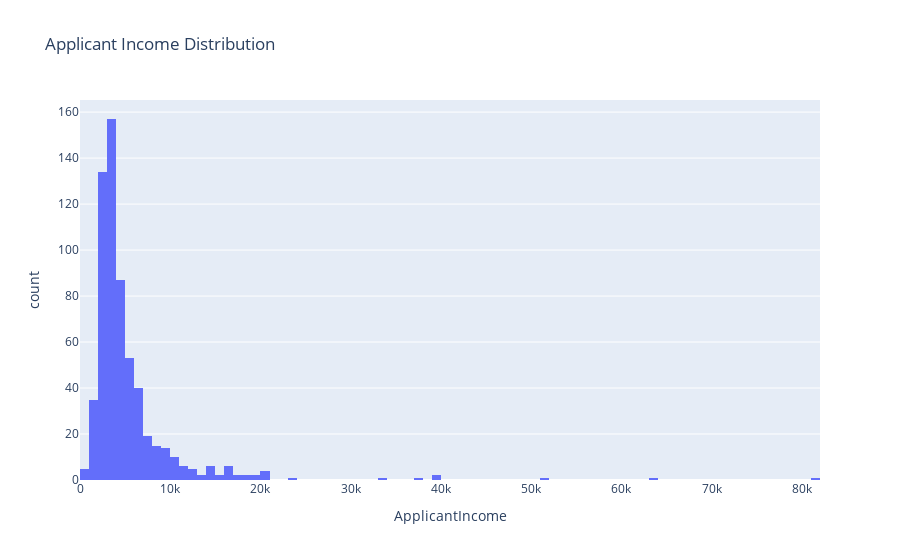

The cell this chart's notebook holds for it:
### Markdown cell above
Now let's have a look at the distribution of the Applicant Income column:

### Code cell
applicant_income = px.histogram(df,x="ApplicantIncome",
                                title="Applicant Income Distribution")
applicant_income.show()

### Figure 1 — Plotly figure (JSON) as saved in the notebook; plotly's stock layout.template omitted (floating-point values rounded to 4 significant figures; data arrays with more than 128 entries replaced by an {"elided": "..."} marker saying what was removed)
{"data": [{"alignmentgroup": "True", "bingroup": "x", "hovertemplate": "ApplicantIncome=%{x}<br>count=%{y}<extra></extra>", "legendgroup": "", "marker": {"color": "#636efa", "pattern": {"shape": ""}}, "name": "", "offsetgroup": "", "orientation": "v", "showlegend": false, "type": "histogram", "x": {"elided": "614 int values"}, "xaxis": "x", "yaxis": "y"}], "layout": {"barmode": "relative", "legend": {"tracegroupgap": 0}, "title": {"text": "Applicant Income Distribution"}, "xaxis": {"anchor": "y", "domain": [0, 1], "title": {"text": "ApplicantIncome"}}, "yaxis": {"anchor": "x", "domain": [0, 1], "title": {"text": "count"}}}}
